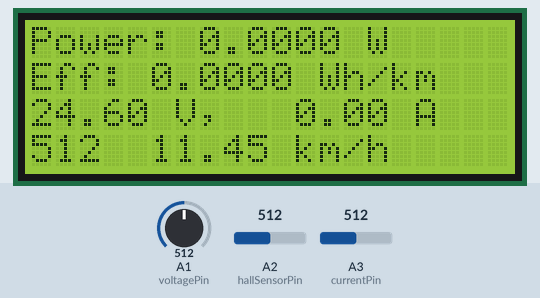
A sketch run on a simulated Arduino Uno, built with avr-gcc and run on an emulated ATmega328P. Parts: 20×4 character LCD. Inputs (shaded band) come from the test bench; at power-on: A3 (currentPin) = 512, A1 (voltagePin) = 512, A2 (hallSensorPin) = 512. What the sketch prints to the serial monitor is not drawn.

Above: at 5.8 s.
5.9 s: A3 (currentPin) set to 660
At 7.2 s:
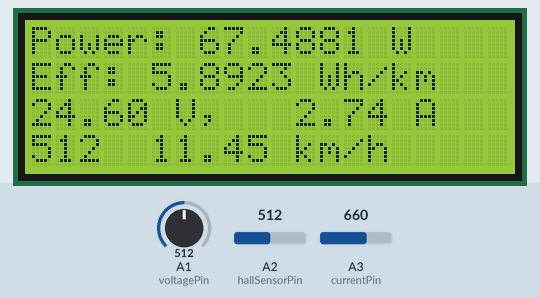
9.8 s: A1 (voltagePin) set to 0
At 12.4 s:
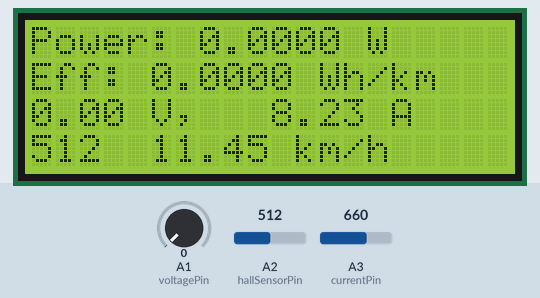
14.5 s: A2 (hallSensorPin) set to 660
At 15.1 s:
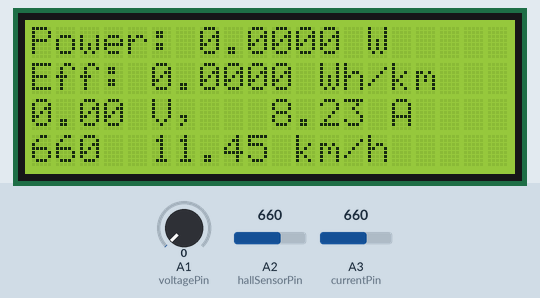
17.6 s: A2 (hallSensorPin) set to 640
At 18.6 s:
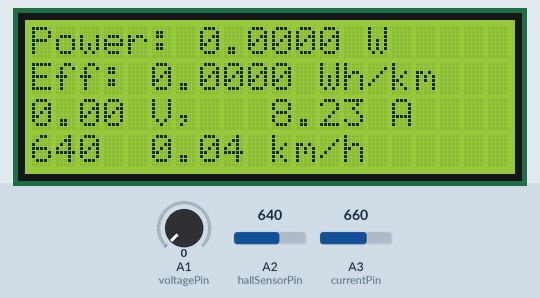
19.2 s: A1 (voltagePin) set to 60
At 21.2 s:
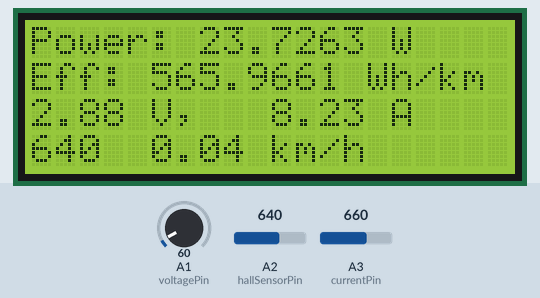
22.3 s: A3 (currentPin) set to 640
At 25.0 s:
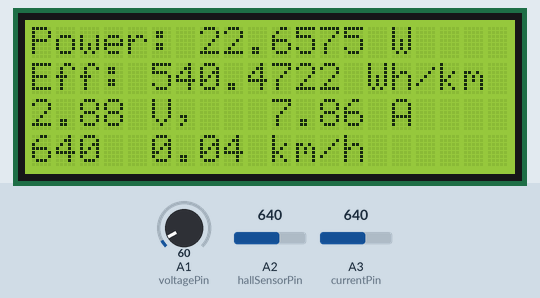
Timing chart, 0 to 26.5 s (numbered marks = the images above; inputs shaded):
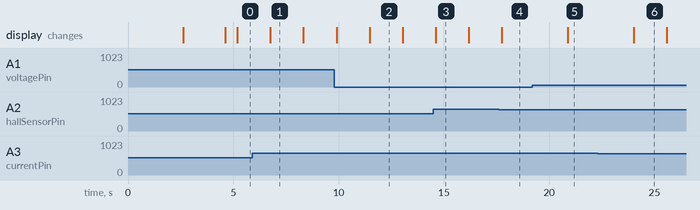

The sketch:

LCD_Scooter_v2.ino
```cpp
#include <Wire.h>
#include <LiquidCrystal_I2C.h>
#include <math.h>
#include <avr/interrupt.h>

// Constants for the voltage divider
const float R1 = 55000.0; // Resistor R1 value in ohms
const float R2 = 5000.0;  // Resistor R2 value in ohms

// Constants for Arduino ADC
const float ADC_REF_VOLTAGE = 4.1;  // Reference voltage of Arduino (3.3V for ESP32)
const int ADC_RESOLUTION = 1024;   // 12-bit ADC resolution (0 to 4095)

// Initialize the LCD (address 0x27 for a 20x4 LCD)
LiquidCrystal_I2C lcd(0x27, 20, 4);

// Define the analog input pin connected to the HST016L sensor
const int voltagePin    = A1;  // Voltage divider pin (use any available analog pin)
const int hallSensorPin = A2;  // Hall-effect sensor pin
const int currentPin    = A3;  // WCS1800 current sensor pin

// Sensor parameters for the WCS1800
const float sensitivity = 72.0; // Sensitivity in mV/A for the WCS1800
float zeroCurrentOutput = 2500; // Default zero-current voltage in mV (to be calibrated)

// Variables
int analogValue = 0;               // Raw ADC value for voltage
float vOut = 0.0;                  // Voltage at the divider output
float vIn = 0.0;                   // Calculated input voltage
float current = 0.0;               // Current in amperes
float instPower = 0.0;             // Instantaneous power in W
float avgCurrent = 0.0;            // Averaged current to reduce noise
float instPowerAvg = 0.0;          // Averaged power for smooth output

// Moving average parameters (for smoothing sensor data)
const int filterSize = 3;
float currentReadings[filterSize];
int currentIndex = 0;

// Variables for speed and distance
volatile int state = 0;        // State of the Hall effect sensor
volatile int passing = 0;      // Tracks whether the magnet is passing
volatile float wheelDiam = 6.5;  // Wheel diameter in cm (adjust if needed)
volatile float wheelCircumference = 0.0; // Calculated circumference in cm
volatile float distance = 0.0;  // Total distance traveled in cm
volatile int revolutionCount = 0; // Revolution count

// Timer variables
volatile unsigned long lastPulseTime = 0; // Last time the Hall effect sensor triggered (micros)
volatile unsigned long currentPulseTime = 0; // Current time the Hall effect sensor triggered (micros)
volatile unsigned long noPulseTime = 0; // Time in between pulses (micros)

volatile float speed = 0.0; // Speed in cm/s

void setup() {
  // Initialize serial communication and LCD
  Serial.begin(9600);
  pinMode(voltagePin, INPUT);      // Voltage divider input
  pinMode(currentPin, INPUT);      // Current sensor input
  pinMode(hallSensorPin, INPUT);   // Hall effect sensor input

  lcd.init();
  lcd.backlight();

  // Calculate wheel circumference
  wheelCircumference = wheelDiam * M_PI;
  // Timer setup (Timer1 for 1 ms interval)
  noInterrupts();             // Disable interrupts during setup
  TCCR1A = 0;                 // Clear Timer1 control registers
  TCCR1B = 0;
  TCNT1 = 0;                  // Initialize counter to 0
  OCR1A = 99;              // Compare match register for 1 ms (16 MHz clock / 1024 prescaler)
  TCCR1B |= (1 << WGM12);     // CTC mode
  TCCR1B |= (1 << CS12) | (1 << CS10); // Prescaler 1024
  TIMSK1 |= (1 << OCIE1A);    // Enable Timer1 compare interrupt
  interrupts();               // Enable interrupts

  // Display initial message on LCD
  lcd.setCursor(0, 0);
  lcd.print("Calibrating...");
  delay(2000);

  // Measure the zero-current voltage
  zeroCurrentOutput = calibrateOffset();
  lcd.clear();
  lcd.setCursor(0, 0);
  lcd.print("Offset Calibrated:");
  lcd.setCursor(0, 1);
  lcd.print(zeroCurrentOutput);
  lcd.print(" mV");
  delay(2000);
  lcd.clear();
}

void loop() {
  // Read and average the analog value from the voltage divider
  analogValue = analogRead(voltagePin);
  vOut = (analogValue / float(ADC_RESOLUTION)) * ADC_REF_VOLTAGE;
  vIn = vOut * ((R1 + R2) / R2);

  // Read and smooth current sensor values
  float rawCurrent = readAndFilterCurrent();

  // Calculate instantaneous power
  instPower = rawCurrent * vIn;

  delay(500);  // Adjust for the desired display update rate

  // Display results on the LCD
  displayResults();

  // Print results to the Serial Monitor
   printResults();

  delay(1000); // Update every 1 second
}

// Function to calibrate the zero-current voltage
float calibrateOffset() {
  float sum = 0;
  for (int i = 0; i < 50; i++) {
    int rawValue = analogRead(currentPin);
    float voltage = (rawValue / float(ADC_RESOLUTION)) * ADC_REF_VOLTAGE * 1000; // Convert to mV
    sum += voltage;
    delay(10);
  }
  return sum / 50; // Return the average offset voltage
}

// Function to read and filter current sensor readings
float readAndFilterCurrent() {
  int rawValue = analogRead(currentPin);
  float sensorVoltage = (rawValue / float(ADC_RESOLUTION)) * ADC_REF_VOLTAGE * 1000; // Convert to mV

  // Calculate current (accounting for the offset)
  float currentReading = -1 * (sensorVoltage - zeroCurrentOutput) / sensitivity;

  // Apply moving average filter
  currentReadings[currentIndex] = currentReading;
  currentIndex = (currentIndex + 1) % filterSize;

  // Calculate the average current from the filter
  float sum = 0;
  for (int i = 0; i < filterSize; i++) {
    sum += currentReadings[i];
  }
  avgCurrent = abs(sum / filterSize);

  return avgCurrent;
}

void detectRevolution() {
  state = analogRead(hallSensorPin);

  // Trigger revolution detection on low sensor state
  if (state < 650) {
    noPulseTime = 0;
    if (passing == 0) { // Ensure only one pulse per magnet pass
      currentPulseTime = micros(); // Record current time
      unsigned long timeDiff = 0;
      if (currentPulseTime >= lastPulseTime){
        timeDiff = currentPulseTime - lastPulseTime;
      }
      else {
        timeDiff = 999999999 - lastPulseTime - currentPulseTime;
      }

      if (timeDiff > 0) {
        speed = wheelCircumference / (timeDiff / 1000000.0); // Speed in cm/s
      }

      lastPulseTime = currentPulseTime; // Update last pulse time
      distance += wheelCircumference;  // Increment total distance
      revolutionCount++;               // Increment revolution count
      passing = 1;
    }
  } else {
    passing = 0;              // Reset passing state

    noPulseTime += micros();
    if (noPulseTime >= 500000000)
    {
      speed = 0;
    }
  }
}

// Function to display results on the LCD
void displayResults() {
  // Clear the LCD and display the current and voltage readings
  lcd.clear();
  lcd.setCursor(0, 0);
  lcd.print("Power: ");
  lcd.print(instPower, 4);
  lcd.print(" W");

  lcd.setCursor(0, 1);
  lcd.print("Eff: ");
  if(speed != 0){
    lcd.print(instPower/(speed * 0.036), 4); //convert Ws/cm to Wh/km
  } else {
    lcd.print("0");
  }
  lcd.print(" Wh/km");

  lcd.setCursor(0, 2);
  lcd.print(vIn, 2);
  lcd.print(" V,   ");
  lcd.print(avgCurrent, 2);
  lcd.print(" A");

    // Main loop displays speed and distance at regular intervals
  lcd.setCursor(0, 3);
  //lcd.print("Speed: ");
  lcd.print(state);
  lcd.print("  ");
  lcd.print(speed * 0.036);  // Convert cm/s to km/h
  lcd.print(" km/h");
  // lcd.print("Distance: ");
  // lcd.print(distance / 100000.0);  // Convert cm to km
  // lcd.print(" m");
  // lcd.setCursor(0, 4);
  // lcd.print(currentPulseTime);
}

// Function to print results to the Serial Monitor
void printResults() {
  // Print the results to the Serial Monitor
  // Serial.print("Voltage In: ");
  // Serial.print(vIn, 2);
  // Serial.print(" V\t");

  // Serial.print("Current: ");
  // Serial.print(avgCurrent, 2);
  // Serial.println(" A");

  Serial.print("Power: ");
  Serial.print(instPower, 4);
  Serial.println(" W");

  Serial.print("Hall: ");
  Serial.print(state);
  Serial.println(" ");

  // Main loop displays speed and distance at regular intervals
  Serial.print("Speed: ");
  Serial.print(speed / 100.0);  // Convert cm/s to m/s
  Serial.print(" m/s, Distance: ");
  Serial.print(distance / 100.0);  // Convert cm to meters
  Serial.println(" m");
}


// Timer1 interrupt service routine (1 ms interval)
ISR(TIMER1_COMPA_vect) {
  detectRevolution(); // Check Hall effect sensor state in the interrupt
}
```

Measured:
- after the input at 5.9 s, the display: changes after 0.86 s (image 1)
- after the input at 9.8 s, the display: first differs from a run without the input after 1.7 s (image 2)
- after the input at 14.5 s, the display: changes after 0.11 s (image 3)
- after the input at 17.6 s, the display: changes after 0.15 s (image 4)
- after the input at 19.2 s, the display: changes after 1.7 s (image 5)
- after the input at 22.3 s, the display: changes after 1.7 s (image 6)
- what the display in image 1 shows lasts 1.5 s, from 6.8 s to 8.3 s
